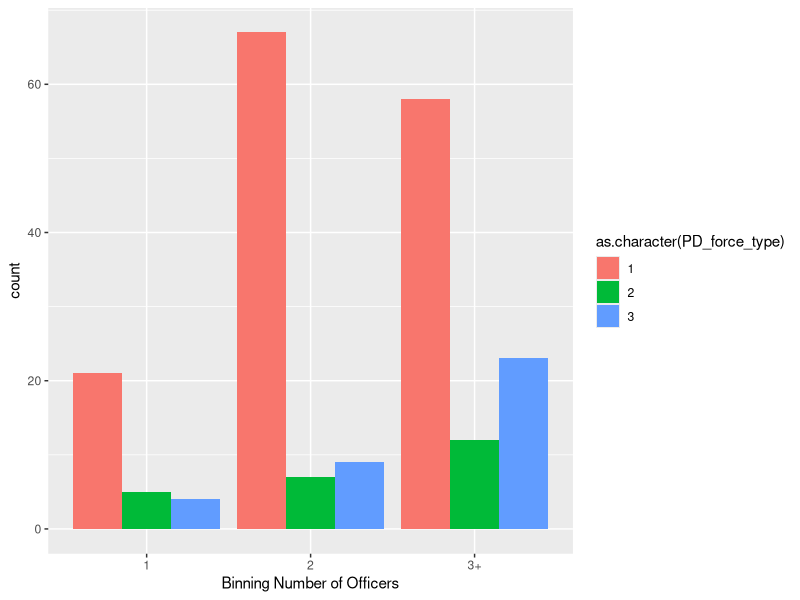
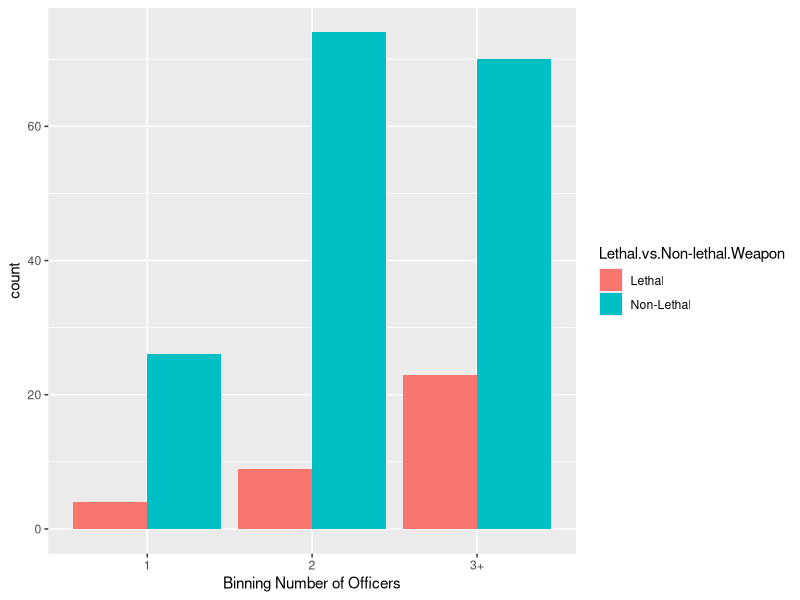
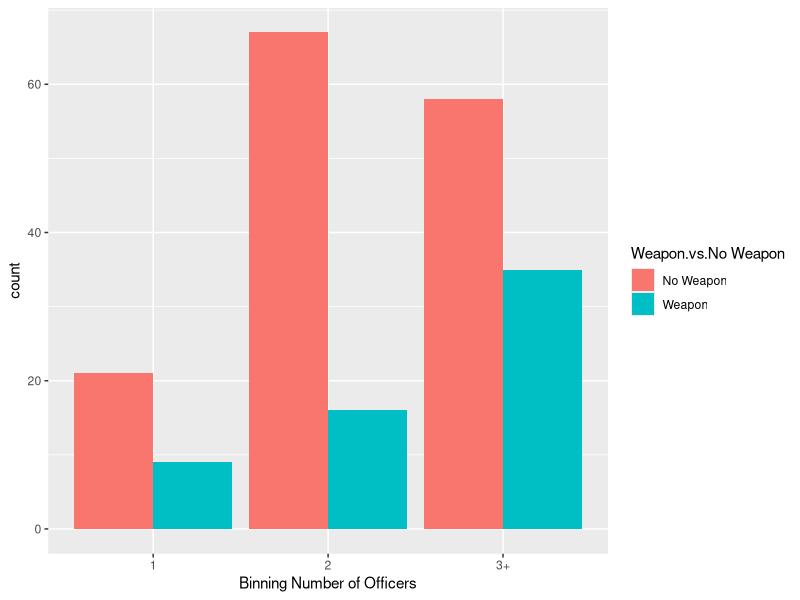

Recreate these plots in R, in order.
#loading libraries
library(here)
library(epitools)
library(tidyverse)

#loading datasets
UOF<- read.csv(file=here('clean data/Norwich/norwich_UOF.csv'), stringsAsFactors = FALSE)

#Binning Force Type (1- no weapone, 2- non lethal weapon, 3- lethal force)
UOF_All_FixLevels <- UOF
UOF_All_FixLevels <- UOF_All_FixLevels %>%
  mutate(`PD_force_type` = case_when(
    str_detect(`PD_force_type`, "K9 Displayed") ~ "1",
    str_detect(`PD_force_type`, "K-9 Displayed") ~ "1",
    str_detect(`PD_force_type`, "Firearm Displayed") ~ "1",
    str_detect(`PD_force_type`, "Taser Displayed") ~ "1",
    str_detect(`PD_force_type`, "Firearm") ~ "3",
    str_detect(`PD_force_type`, "Taser") ~ "2",
    str_detect(`PD_force_type`, "OC Spray") ~ "2",
    str_detect(`PD_force_type`, "O.C. Spray") ~ "2",
    str_detect(`PD_force_type`, "K9") ~ "2",
    str_detect(`PD_force_type`, "Forced to Ground") ~ "1",
    str_detect(`PD_force_type`, "Forced to ground") ~ "1",
    str_detect(`PD_force_type`, "Strike") ~ "1",
    str_detect(`PD_force_type`, "Escort position") ~ "1",
    str_detect(`PD_force_type`, "escort position") ~ "1",
    str_detect(`PD_force_type`, "Escort Position") ~ "1",
    str_detect(`PD_force_type`, "strike") ~ "1",
    str_detect(`PD_force_type`, "Physical Force") ~ "1",
    str_detect(`PD_force_type`, "Physical force") ~ "1",
    str_detect(`PD_force_type`, "Grapple/Wrestle") ~ "1",
    TRUE ~ `PD_force_type`
  ))


#Binning Number of Officers
UOF_All_FixLevels['Binning Number of Officers'] <- NA
UOF_All_FixLevels$`Binning Number of Officers`[UOF_All_FixLevels$number_of_officers=="1"]<- "1"
UOF_All_FixLevels$`Binning Number of Officers`[UOF_All_FixLevels$number_of_officers=="2"]<- "2"
UOF_All_FixLevels$`Binning Number of Officers`[UOF_All_FixLevels$number_of_officers > "2"]<- "3+"
  


OR_Prep = function(dataset,column){
  #making a column binning level of force as lethal vs non lethal
  dataset['Lethal.vs.Non-lethal.Weapon'] <- column
  dataset$`Lethal.vs.Non-lethal.Weapon`<- gsub('1|2', 'Non-Lethal', dataset$`Lethal.vs.Non-lethal.Weapon`)
  dataset$`Lethal.vs.Non-lethal.Weapon`<- gsub('3', 'Lethal', dataset$`Lethal.vs.Non-lethal.Weapon`)
  
  #making a column binning level of force as Weapon vs No Weapon
  dataset['Weapon.vs.No Weapon'] <- column
  dataset$`Weapon.vs.No Weapon`<- gsub('2|3', 'Weapon', dataset$`Weapon.vs.No Weapon`)
  dataset$`Weapon.vs.No Weapon`<- gsub('1', 'No Weapon', dataset$`Weapon.vs.No Weapon`)
  return(dataset)
}

UOF_All_FixLevels <- OR_Prep(UOF_All_FixLevels,UOF_All_FixLevels$PD_force_type)


#2nd function (referring to which variable you want to be the rows and columns of the odds ratio)
OR_Function = function(row,column1,column2){
  
  #making a table of Lethal vs non lethal used with each race
  OR_Table<-table(row, column1)
  OR_Table <- OR_Table[c(3,1:2),]
  print(OR_Table)
  
  ###Odds Ratio
  OR<-oddsratio(OR_Table)
  #printing the outcome so its easier to read
  print(OR$measure)
  print(OR$p.value)
  
  #making a table of Weapon vs No Weapon used with each race
  OR_Table2<-table(row, column2)
  OR_Table2 <- OR_Table2[c(3,1:2),]
  OR_Table2<- OR_Table2[,c(2,1)]
  print(OR_Table2)
  
  ###Odds Ratio
  OR2<-oddsratio(OR_Table2)
  #printing the outcome so its easier to read
  print(OR2$measure)
  print(OR2$p.value) 
  
  
}

OR_Function(UOF_All_FixLevels$`Binning Number of Officers`,UOF_All_FixLevels$`Lethal.vs.Non-lethal.Weapon`,UOF_All_FixLevels$`Weapon.vs.No Weapon`)


#graphs

ggplot(UOF_All_FixLevels,
       aes(x = `Binning Number of Officers`,
           fill = as.character(PD_force_type)))+
  geom_bar(position = "dodge")


ggplot(UOF_All_FixLevels,
       aes(x = `Binning Number of Officers`,
           fill = `Lethal.vs.Non-lethal.Weapon`))+
  geom_bar(position = "dodge")

ggplot(UOF_All_FixLevels,
       aes(x = `Binning Number of Officers`,
           fill = `Weapon.vs.No Weapon`))+
  geom_bar(position = "dodge")
